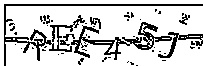
#> input picture czaSpider/github别人的项目/anti-anti/anle/3_3.jpg, 203 x 66 px
$ python make_up_shortcoming.py
#> lines starting #> are read from the running program, lines starting #| are printed output that depends on the picture
from PIL import Image
import numpy as np
import matplotlib.pyplot as plt
import pytesseract

ok = []


def scanning(img, x, y, row, col):
    x2y = x_2y = xy2 = xy_2 = x2y2 = x_2y2 = x2y_2 = x_2y_2 = 1
    x2 = x + 2
    x_2 = x - 2
    y2 = y + 2
    y_2 = y - 2
    if 0 <= x2 < row:
        x2y = img[x2, y]  # （x+2,y）
        if 0 <= y2 < col:
            x2y2 = img[x2, y2]  # （x+2,y+2)
        if 0 <= y_2 < col:
            x2y_2 = img[x2, y_2]  # （x+2,y-2)
    if 0 <= x_2 < row:
        x_2y = img[x_2, y]  # (x-2,y)
        if 0 <= y2 < col:
            x_2y2 = img[x_2, y2]  # x-2，y+2
        if 0 <= y_2 < col:
            x_2y_2 = img[x_2, y_2]  # （x-2，y-2）
    if 0 <= y2 < col:
        xy2 = img[x, y2]  # （x,y+2）
    if 0 <= y_2 < col:
        xy_2 = img[x, y_2]  # (x,y-2)
    nodes = [x2y, x_2y, xy2, xy_2, x2y2, x_2y2, x2y_2, x_2y_2]

    if len([i for i in nodes if i == 0]) > 6:
        ok.append([x, y])


img = np.array(Image.open('3_3.jpg').convert('L'))
#> img is the input picture: shape (66, 203); min 0, max 255, mean 203.3

rows, cols = img.shape
#> rows = 66; cols = 203

for i in range(rows):
    for j in range(cols):
        if (img[i, j] <= 128):
            img[i, j] = 0
        else:
            img[i, j] = 1
#> img: shape (66, 203); values 0 (black) and 1 (white), 79.8% white; black in thin lines or dots

for i in range(rows):
    for j in range(cols):
        scanning(img, i, j, rows, cols)
#> this loop made 66 passes
for i in ok:
    img[i[0], i[1]] = 0
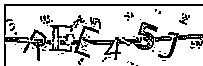
#> img: shape (66, 203); values 0 (black) and 1 (white), 79.4% white; black in thin lines or dots

#> (the run stopped early here; a loop or call above may not have finished)
